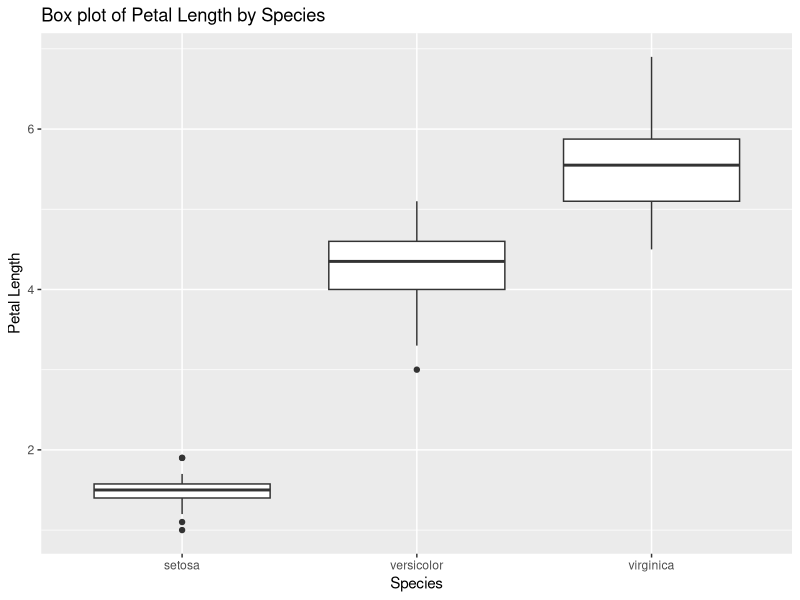

R code for this plot:
# Load the ggplot2 library
library(ggplot2)

# Load the iris dataset
data("iris")

# Create a box plot using the iris dataset
# Use the variable "Species" as the x-axis and "Petal.Length" as the y-axis
ggplot(iris, aes(x = Species, y = Petal.Length)) +
  # Use geom_boxplot to create the box plot
  geom_boxplot() +
  # Add a title to the plot
  ggtitle("Box plot of Petal Length by Species") +
  # Add a label to the x-axis
  xlab("Species") +
  # Add a label to the y-axis
  ylab("Petal Length")